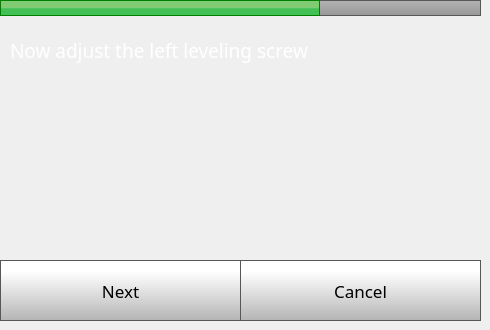
    <widget class="QWidget" name="step4Page">
     <widget class="QPushButton" name="step4CancelButton">
      <property name="geometry">
       <rect>
        <x>240</x>
        <y>260</y>
        <width>241</width>
        <height>61</height>
       </rect>
      </property>
      <property name="font">
       <font>
        <family>Gotham</family>
        <pointsize>13</pointsize>
       </font>
      </property>
      <property name="styleSheet">
       <string notr="true">QPushButton {
     border: 1px solid rgb(87, 87, 87);
	background-color: qlineargradient(spread:pad, x1:0, y1:1, x2:0, y2:0.188, stop:0 rgba(180, 180, 180, 255), stop:1 rgba(255, 255, 255, 255));


}

QPushButton:pressed {
    background-color: qlineargradient(x1: 0, y1: 0, x2: 0, y2: 1,
                                      stop: 0 #dadbde, stop: 1 #f6f7fa);
}

QPushButton:flat {
    border: none; /* no border for a flat push button */
}

QPushButton:default {
    border-color: navy; /* make the default button prominent */
}

QPushButton:focus {
	outline: none;
}</string>
      </property>
      <property name="text">
       <string>Cancel</string>
      </property>
      <property name="iconSize">
       <size>
        <width>40</width>
        <height>40</height>
       </size>
      </property>
     </widget>
     <widget class="QLabel" name="caliberateLabel_11">
      <property name="geometry">
       <rect>
        <x>0</x>
        <y>0</y>
        <width>320</width>
        <height>16</height>
       </rect>
      </property>
      <property name="font">
       <font>
        <family>Gotham</family>
        <pointsize>14</pointsize>
        <weight>50</weight>
        <bold>false</bold>
       </font>
      </property>
      <property name="styleSheet">
       <string notr="true">	background-color: qlineargradient(spread:pad, x1:0, y1:0.523, x2:0, y2:0.534, stop:0 rgba(130, 203, 117, 255), stop:1 rgba(66, 191, 85, 255));
border: 1px solid green;</string>
      </property>
      <property name="text">
       <string/>
      </property>
     </widget>
     <widget class="QPushButton" name="step4NextButton">
      <property name="geometry">
       <rect>
        <x>0</x>
        <y>260</y>
        <width>241</width>
        <height>61</height>
       </rect>
      </property>
      <property name="font">
       <font>
        <family>Gotham</family>
        <pointsize>13</pointsize>
       </font>
      </property>
      <property name="styleSheet">
       <string notr="true">QPushButton {
     border: 1px solid rgb(87, 87, 87);
	background-color: qlineargradient(spread:pad, x1:0, y1:1, x2:0, y2:0.188, stop:0 rgba(180, 180, 180, 255), stop:1 rgba(255, 255, 255, 255));


}

QPushButton:pressed {
    background-color: qlineargradient(x1: 0, y1: 0, x2: 0, y2: 1,
                                      stop: 0 #dadbde, stop: 1 #f6f7fa);
}

QPushButton:flat {
    border: none; /* no border for a flat push button */
}

QPushButton:default {
    border-color: navy; /* make the default button prominent */
}

QPushButton:focus {
	outline: none;
}</string>
      </property>
      <property name="text">
       <string>Next</string>
      </property>
      <property name="iconSize">
       <size>
        <width>40</width>
        <height>40</height>
       </size>
      </property>
     </widget>
     <widget class="QLabel" name="caliberateLabel_12">
      <property name="geometry">
       <rect>
        <x>10</x>
        <y>20</y>
        <width>471</width>
        <height>61</height>
       </rect>
      </property>
      <property name="font">
       <font>
        <family>Gotham</family>
        <pointsize>14</pointsize>
        <weight>50</weight>
        <bold>false</bold>
       </font>
      </property>
      <property name="styleSheet">
       <string notr="true">color: rgb(255, 255, 255);</string>
      </property>
      <property name="text">
       <string>Now adjust the left leveling screw</string>
      </property>
      <property name="wordWrap">
       <bool>true</bool>
      </property>
     </widget>
     <widget class="QLabel" name="caliberateLabel_23">
      <property name="geometry">
       <rect>
        <x>0</x>
        <y>0</y>
        <width>481</width>
        <height>16</height>
       </rect>
      </property>
      <property name="font">
       <font>
        <family>Gotham</family>
        <pointsize>14</pointsize>
        <weight>50</weight>
        <bold>false</bold>
       </font>
      </property>
      <property name="styleSheet">
       <string notr="true">    border: 1px solid rgb(87, 87, 87);
 /*  border-bottom-left-radius: 10px;
 border-bottom-right-radius: 10px;*/
	background-color: qlineargradient(spread:pad, x1:0, y1:1, x2:0, y2:0, stop:0 rgba(150, 150, 150, 255), stop:1 rgba(180, 180, 180, 255));</string>
      </property>
      <property name="text">
       <string/>
      </property>
     </widget>
     <zorder>caliberateLabel_23</zorder>
     <zorder>step4CancelButton</zorder>
     <zorder>caliberateLabel_11</zorder>
     <zorder>step4NextButton</zorder>
     <zorder>caliberateLabel_12</zorder>
    </widget>
